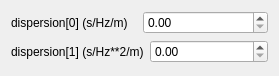
<?xml version="1.0" encoding="UTF-8"?>
<ui version="4.0">
 <class>DispersionWidget</class>
 <widget class="QWidget" name="DispersionWidget">
  <property name="geometry">
   <rect>
    <x>0</x>
    <y>0</y>
    <width>279</width>
    <height>76</height>
   </rect>
  </property>
  <property name="windowTitle">
   <string>Form</string>
  </property>
  <layout class="QVBoxLayout" name="verticalLayout">
   <item>
    <layout class="QHBoxLayout" name="horizontalLayout">
     <item>
      <widget class="QLabel" name="label_26">
       <property name="text">
        <string>dispersion[0] (s/Hz/m)</string>
       </property>
      </widget>
     </item>
     <item>
      <widget class="ScienDSpinBox" name="dsbDispersion0"/>
     </item>
    </layout>
   </item>
   <item>
    <layout class="QHBoxLayout" name="horizontalLayout_2">
     <item>
      <widget class="QLabel" name="label_27">
       <property name="text">
        <string>dispersion[1] (s/Hz**2/m)</string>
       </property>
      </widget>
     </item>
     <item>
      <widget class="ScienDSpinBox" name="dsbDispersion1"/>
     </item>
    </layout>
   </item>
  </layout>
 </widget>
 <customwidgets>
  <customwidget>
   <class>ScienDSpinBox</class>
   <extends>QDoubleSpinBox</extends>
   <header location="global">scientific_spinbox_2</header>
  </customwidget>
 </customwidgets>
 <resources/>
 <connections/>
</ui>
